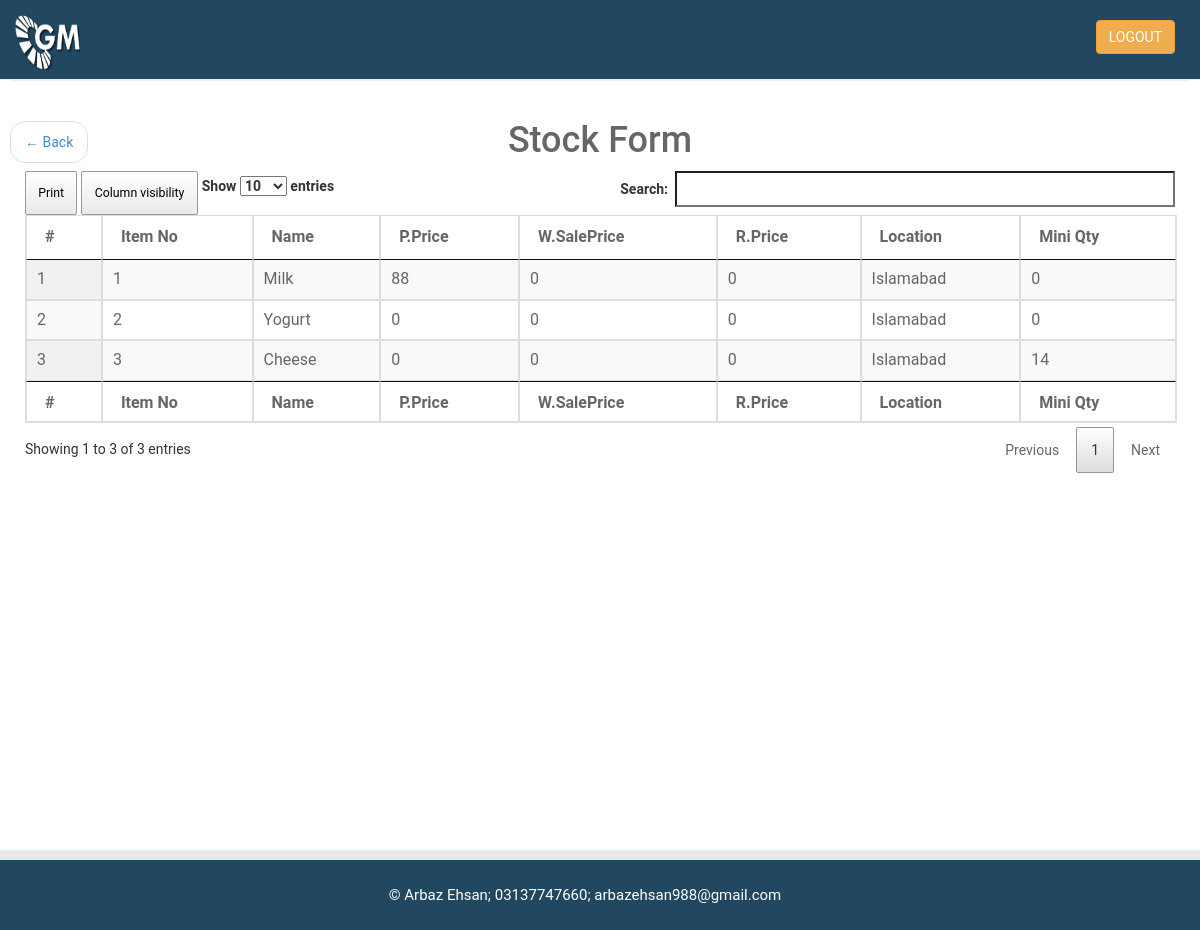
Screenshot of /2/stckForm.php with the database file from the repository.
### tables this page shows
CREATE TABLE `products` (
  `id` int(22) NOT NULL,
  `name` varchar(100) NOT NULL,
  `size` int(100) NOT NULL,
  `p_price` varchar(100) NOT NULL,
  `w_price` varchar(100) NOT NULL,
  `r_price` varchar(100) NOT NULL,
  `minQ` varchar(50) NOT NULL,
  `shQty` varchar(100) NOT NULL,
  `sh_status` varchar(100) NOT NULL,
  `active` int(11) NOT NULL,
  `location` varchar(100) NOT NULL,
  `reorder` varchar(100) NOT NULL
);

### 2/stckForm.php (the view, shortened to what this page needs)
<?php
include("../header.php");
include("../connect.php");
?>
  <nav aria-label="..." style="position: fixed;">
  <ul class="pager">
    <li class="previous"><a href="../menu.php"><span aria-hidden="true">&larr;</span> Back</a></li>
  </ul>
</nav>
  <div class="container">
  	<div class="row">
  		<center><h1>Stock Form</h1></center>
  	</div>
  </div>
<div class="container-fluid">
  <div class="row">
            <div class="col-md-12">
            	<form action="editProducts.php" method="post" name="viewProducts">
              <?php
                $result=mysqli_query($con,"SELECT * FROM products");
                ?>
                <table id="head" class="display table table-bordered table-hover" cellspacing="0" width="100%">
                <thead>
                  <tr><th>#</th><th>Item No</th><th>Name</th><th>P.Price</th><th>W.SalePrice</th><th>R.Price</th><th>Location</th><th>Mini Qty</th></tr>
                </thead>
                <tfoot>
                <tr><th>#</th><th>Item No</th><th>Name</th><th>P.Price</th><th>W.SalePrice</th><th>R.Price</th><th>Location</th><th>Mini Qty</th></tr>
                </tfoot>
                <tbody>
                    <?php
                    $count = 0;
              while($fetch=mysqli_fetch_array($result))
                {
                  $count++;
                  ?>
                  <tr>
                    <td><?php echo $count; ?></td>
                    <td><?php echo $fetch['id'];?></td><td><?php echo $fetch['name'];?></td><td><?php echo $fetch['p_price'];?></td><td><?php echo $fetch['w_price'];?></td><td><?php echo $fetch['r_price'];?></td><td><?php echo $fetch['location'];?></td><td><?php echo $fetch['minQ'];?></td>
                  </tr>
              <?php } ?>
                </tbody>
</table>
       </div>
   </div>
</div>
<?php include("../footer.php"); ?>

### assets/css/custom.css (style rules this page uses)
body { font-family: 'Open Sans', sans-serif; line-height:30px; overflow-x: hidden; }

### assets/css/style.css (style rules this page uses)
body { background: #e9e9e9; color: #666666; font-family: 'RobotoDraft', 'Roboto', sans-serif; font-size: 14px; -webkit-font-smoothing: antialiased; -moz-osx-font-smoothing: grayscale; }

### rows the page displays
products: id "1", name "Milk", p_price "88", w_price "0", r_price "0", location "Islamabad", minQ "0"
products: id "2", name "Yogurt", p_price "0", w_price "0", r_price "0", location "Islamabad", minQ "0"
products: id "3", name "Cheese", p_price "0", w_price "0", r_price "0", location "Islamabad", minQ "14"
